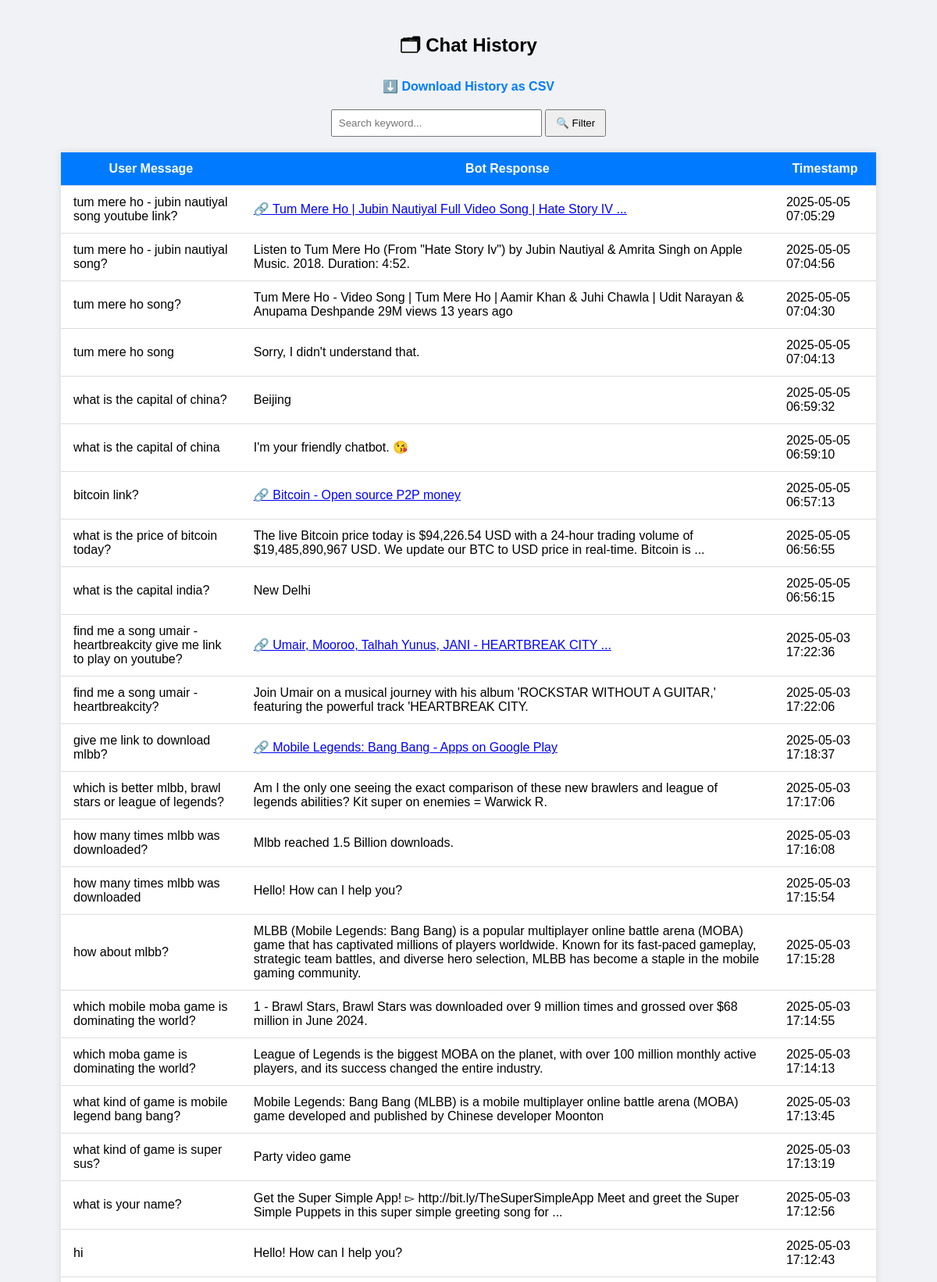
The app's page /history (upper part) with its own data.
### tables this page shows
CREATE TABLE chat_history (
                        id INTEGER PRIMARY KEY AUTOINCREMENT,
                        user_message TEXT NOT NULL,
                        bot_response TEXT NOT NULL,
                        timestamp DATETIME DEFAULT CURRENT_TIMESTAMP
                    );

### app.py (the view)
@app.route("/history")
def history():
    keyword = request.args.get("q", "").lower()
    conn = sqlite3.connect("chat.db")
    cursor = conn.cursor()
    if keyword:
        query = f"""SELECT user_message, bot_response, timestamp
                    FROM chat_history
                    WHERE lower(user_message) LIKE ? OR lower(bot_response) LIKE ?
                    ORDER BY timestamp DESC LIMIT 100"""
        cursor.execute(query, (f"%{keyword}%", f"%{keyword}%"))
    else:
        cursor.execute("SELECT user_message, bot_response, timestamp FROM chat_history ORDER BY timestamp DESC LIMIT 100")
    rows = cursor.fetchall()
    conn.close()
    return render_template("history.html", rows=rows, keyword=keyword)

### templates/history.html (shortened to what this page needs)
<!DOCTYPE html>
<html lang="en">
<head>
</head>
<body>
    <h2>🗂 Chat History</h2>
    <div style="text-align:center; margin-bottom: 20px;">
        <a href="/download_csv" class="back-link" style="font-weight:bold;">⬇️ Download History as CSV</a>
    </div>
    <form style="text-align:center; margin-bottom: 20px;" method="get">
        <input type="text" name="q" placeholder="Search keyword..." value="{{ keyword }}" style="padding: 8px; width: 250px;">
        <button type="submit" style="padding: 8px 12px;">🔍 Filter</button>
    </form>
    <table>
        <tr>
            <th>User Message</th>
            <th>Bot Response</th>
            <th>Timestamp</th>
        </tr>
        {% for msg, resp, ts in rows %}
        <tr>
            <td>{{ msg }}</td>
            <td>{{ resp|safe }}</td>
            <td>{{ ts }}</td>
        </tr>
        {% endfor %}
    </table>
</body>
</html>

### templates/history.html (style rules this page uses)
body { font-family: Arial, sans-serif; background: #f0f2f5; margin: 0; padding: 20px; }
h2 { text-align: center; }
table { width: 90%; margin: 0 auto; border-collapse: collapse; background: white; box-shadow: 0 0 10px rgba(0,0,0,0.1); }
th, td { padding: 12px 16px; border-bottom: 1px solid #ddd; }
th { background-color: #007BFF; color: white; }
.back-link { display: block; text-align: center; margin-top: 20px; text-decoration: none; color: #007BFF; }

### records on screen
chat_history: user_message "tum mere ho - jubin nautiyal song youtube link?", bot_response "🔗 Tum Mere Ho | Jubin Nautiyal Full Video Song | Hate Story IV ...", timestamp "2025-05-05 07:05:29"
chat_history: user_message "tum mere ho - jubin nautiyal song?", bot_response "Listen to Tum Mere Ho (From \"Hate Story Iv\") by Jubin Nautiyal & Amrita Singh on Apple Music. 2018. Duration: 4:52.", timestamp "2025-05-05 07:04:56"
chat_history: user_message "tum mere ho song?", bot_response "Tum Mere Ho - Video Song | Tum Mere Ho | Aamir Khan & Juhi Chawla | Udit Narayan & Anupama Deshpande 29M views 13 years ago", timestamp "2025-05-05 07:04:30"
chat_history: user_message "tum mere ho song", bot_response "Sorry, I didn't understand that.", timestamp "2025-05-05 07:04:13"
chat_history: user_message "what is the capital of china?", bot_response "Beijing", timestamp "2025-05-05 06:59:32"
chat_history: user_message "what is the capital of china", bot_response "I'm your friendly chatbot. 😘", timestamp "2025-05-05 06:59:10"
chat_history: user_message "bitcoin link?", bot_response "🔗 Bitcoin - Open source P2P money", timestamp "2025-05-05 06:57:13"
chat_history: user_message "what is the price of bitcoin today?", bot_response "The live Bitcoin price today is $94,226.54 USD with a 24-hour trading volume of $19,485,890,967 USD. We update our BTC to USD price in real-time. Bitcoin is ...", timestamp "2025-05-05 06:56:55"
chat_history: user_message "what is the capital india?", bot_response "New Delhi", timestamp "2025-05-05 06:56:15"
chat_history: user_message "find me a song umair - heartbreakcity give me link to play on youtube?", bot_response "🔗 Umair, Mooroo, Talhah Yunus, JANI - HEARTBREAK CITY ...", timestamp "2025-05-03 17:22:36"
chat_history: user_message "find me a song umair - heartbreakcity?", bot_response "Join Umair on a musical journey with his album 'ROCKSTAR WITHOUT A GUITAR,' featuring the powerful track 'HEARTBREAK CITY.", timestamp "2025-05-03 17:22:06"
chat_history: user_message "give me link to download mlbb?", bot_response "🔗 Mobile Legends: Bang Bang - Apps on Google Play", timestamp "2025-05-03 17:18:37"
chat_history: user_message "which is better mlbb, brawl stars or league of legends?", bot_response "Am I the only one seeing the exact comparison of these new brawlers and league of legends abilities? Kit super on enemies = Warwick R.", timestamp "2025-05-03 17:17:06"
chat_history: user_message "how many times mlbb was downloaded?", bot_response "Mlbb reached 1.5 Billion downloads.", timestamp "2025-05-03 17:16:08"
chat_history: user_message "how many times mlbb was downloaded", bot_response "Hello! How can I help you?", timestamp "2025-05-03 17:15:54"
chat_history: user_message "how about mlbb?", bot_response "MLBB (Mobile Legends: Bang Bang) is a popular multiplayer online battle arena (MOBA) game that has captivated millions of players worldwide. Known for its fast-paced gameplay, strategic team battles, and diverse hero selection, MLBB has become a staple in the mobile gaming community.", timestamp "2025-05-03 17:15:28"
chat_history: user_message "which mobile moba game is dominating the world?", bot_response "1 - Brawl Stars, Brawl Stars was downloaded over 9 million times and grossed over $68 million in June 2024.", timestamp "2025-05-03 17:14:55"
chat_history: user_message "which moba game is dominating the world?", bot_response "League of Legends is the biggest MOBA on the planet, with over 100 million monthly active players, and its success changed the entire industry.", timestamp "2025-05-03 17:14:13"
chat_history: user_message "what kind of game is mobile legend bang bang?", bot_response "Mobile Legends: Bang Bang (MLBB) is a mobile multiplayer online battle arena (MOBA) game developed and published by Chinese developer Moonton", timestamp "2025-05-03 17:13:45"
chat_history: user_message "what kind of game is super sus?", bot_response "Party video game", timestamp "2025-05-03 17:13:19"
chat_history: user_message "what is your name?", bot_response "Get the Super Simple App! ▻ http://bit.ly/TheSuperSimpleApp Meet and greet the Super Simple Puppets in this super simple greeting song for ...", timestamp "2025-05-03 17:12:56"
chat_history: user_message "hi", bot_response "Hello! How can I help you?", timestamp "2025-05-03 17:12:43"
